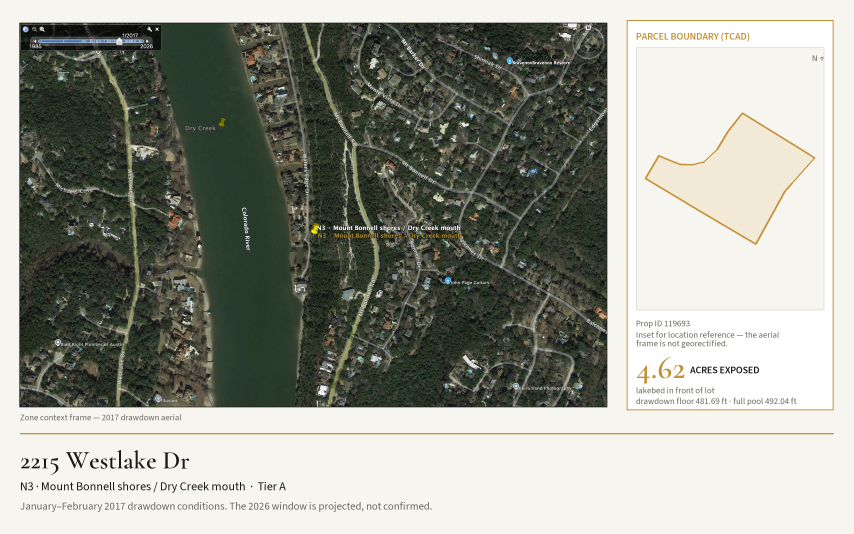
#> input picture 05_Lake_Austin_ShotPack_and_Ops/shot-pack/per-address-proof/PROOF_n03-mount-bonnell-shores_2215-westlake-dr.png, 2560 x 1600 px (shown at 1/3 size)
$ python -i build_timeline_cut.py   (imports and definitions only)
#> lines starting #> are read from the running program, lines starting #| are printed output that depends on the picture
#> further down, picture is the input picture: PIL image 2560x1600 RGB; mean R, G, B 152.7, 154.5, 145.1
"""Shared 9:16 timeline builder — real clips and real stills, straps, xfade, optional bed.

One builder, several cuts. `python3 build_timeline_cut.py lake-coming-down` or
`... bulkhead`. Each cut is a BEATS list at the bottom of this file, nothing else.

What it refuses to do (the rules this folder learned the hard way):
- No generated pixels. Clips are the 2026-08-11 DJI proxies (real Lake Austin,
  see PROVENANCE.md there); stills are Poseidon plates pinned by sha256.
- Proxies are 1280x720 — NEVER upscaled to fill 9:16. Letterboxed over a blurred
  cover of themselves (compose.py "fit" precedent).
- Registry width/height beats the EXIF tag on stills; mismatch fails closed.
- A count word (TWO / BOTH / PAIR) may only ride a C7-eyeballed plate.
- Banned strings fail the build before ffmpeg runs.
- Audio: `-an` silent master always; a bed master only if BED is set, trimmed to
  the picture with a 1.5 s tail fade. Loudness is measured after, not assumed.

Ships `<name>.mp4` (silent), `<name>_<bed>.mp4` (with bed), and a resolve bin
`resolve/<slug>/` with every strap PNG, one QC frame per beat, and PINS.md.
"""
import hashlib
import os
import re
import sqlite3
import subprocess
import sys

from PIL import Image, ImageDraw, ImageEnhance, ImageFilter, ImageFont, ImageOps

HERE = os.path.dirname(os.path.abspath(__file__))
DB = os.path.expanduser("~/Poseidon/visual-library/library.db")
PHOTOS = os.path.expanduser("~/Poseidon/visual-library/photos")
AERIALS = os.path.expanduser("~/ATX-Jobs/06_Drawdown_Sales_Engine/00-source/aerials/2026-08-11-drawdown-scouting")
BOLD = "/System/Library/Fonts/Supplemental/Arial Bold.ttf"
W, H, FPS, XF = 1080, 1920, 30, 0.35
SLOW = 1.6                      # clip playback = 1/SLOW speed (Victoria 2026-09-06)
CREAM, COPPER = (244, 239, 230, 255), (232, 176, 112, 255)
BANNED = re.compile(r"695|CREDITED|ASSESSMENT|NOTHING IS OFFICIAL|EXPLORING|UNOFFICIAL|EXTINCT|\bCY\b", re.I)
COUNT = re.compile(r"\b(TWO|BOTH|PAIR|2)\b")
C7_TWO_MACHINE = {"c6b6853c038a", "fd49bf6ffe3e"}

# [1 line that did not run here, left out]


def clip(n):
    return f"{AERIALS}/2026-08-11_la-rob-roy_drawdown-scouting_drone-wide_{n}.mp4"


# [15 lines left out: function resolve, not called in this run]


def cover(im, w, h):
#> called with w = 1080, h = 1920
    s = max(w / im.width, h / im.height)
#> s = 1.2
    im = im.resize((int(im.width * s) + 1, int(im.height * s) + 1), Image.LANCZOS)
    l, t = (im.width - w) // 2, (im.height - h) // 2
#> l = 996; t = 0
    return im.crop((l, t, l + w, t + h))
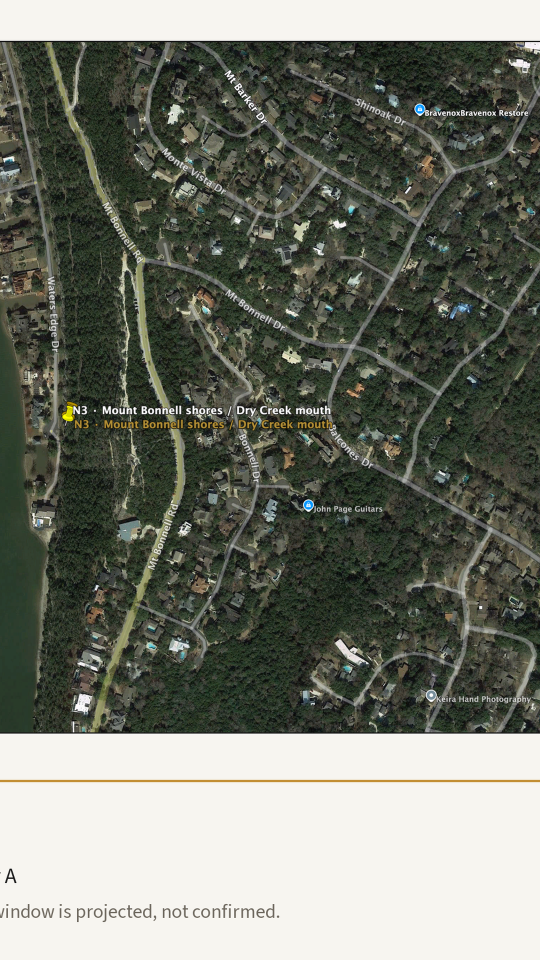
#> returned value: PIL image 1080x1920 RGB (shown at 1/2 size); mean R, G, B 113.6, 116.9, 106.3


def fit_plate(im):
    """Letterbox the full frame over a blurred, darkened cover of itself. No upscale past width."""
    bg = ImageEnhance.Brightness(cover(im, W, H).filter(ImageFilter.GaussianBlur(38))).enhance(0.5)
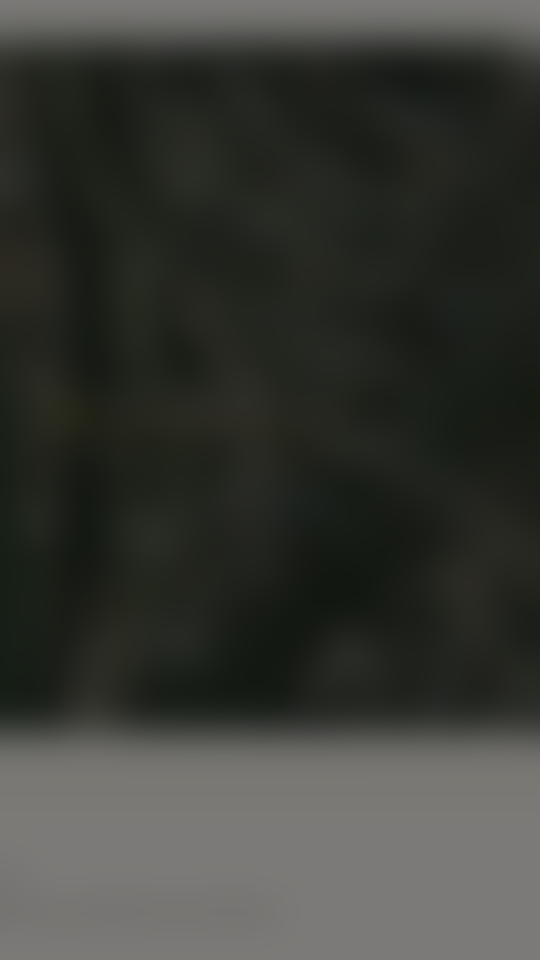
#> bg: PIL image 1080x1920 RGB (shown at 1/2 size); mean R, G, B 56.5, 58.2, 52.9
    s = min(W / im.width, 1.0) if im.width >= W else W / im.width
#> s = 0.422
    fg = im.resize((int(im.width * s), int(im.height * s)), Image.LANCZOS)
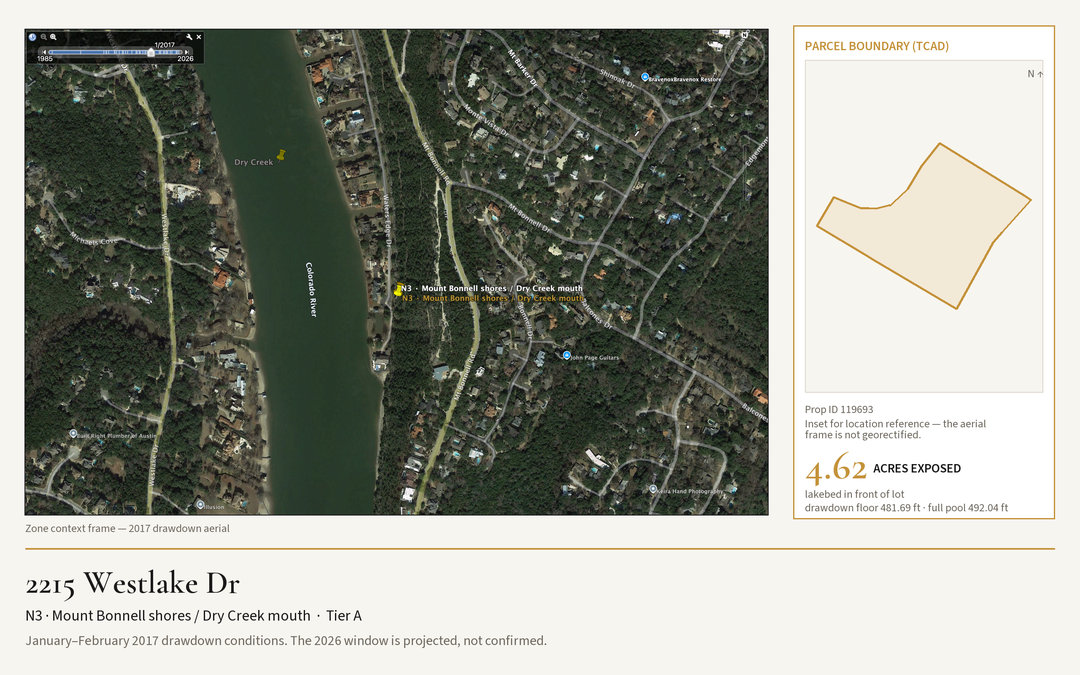
#> fg: PIL image 1080x675 RGB; mean R, G, B 152.6, 154.4, 145
    bg.paste(fg, ((W - fg.width) // 2, int(H * 0.44) - fg.height // 2))
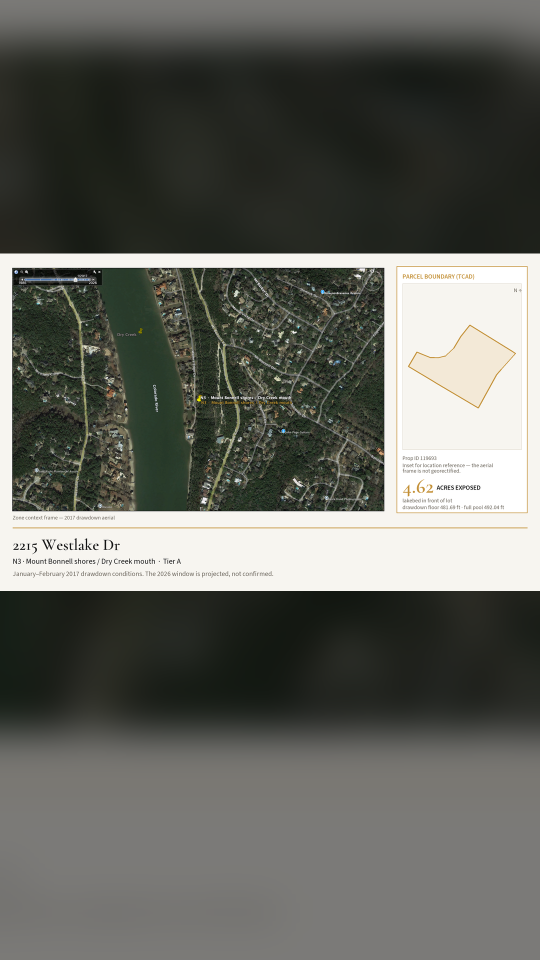
#> bg: PIL image 1080x1920 RGB (shown at 1/2 size); mean R, G, B 99.1, 100.4, 94.2
    return bg


# [132 lines left out: functions strap, build, not called in this run]


CUTS = {
    "lake-coming-down": dict(
        out_name="DRAWDOWN_LakeComingDown_916_STUDIO",
        # Victoria 2026-09-06 (Cut Room Q02): v1. 36.96 s covers the 30 s picture.
        bed=("LakeComingDown_v1", os.path.expanduser(
            "~/drawdown-2026-campaign/06_Media_Build/audio/suno/02_LakeComingDown_v1.mp3")),
        # Victoria 2026-09-06: "this one is just like We Work the Bed now, isn't it?"
        # She was right — both opened on clip 015 and both said SCRAPE/HAUL/COVER.
        # Split the jobs: Work the Bed owns the VERBS, this one owns the CALENDAR.
        # Different opener, no verb beat, and it closes on the window, not the method.
        beats=[
            ("clip", "008", 100.0, 5.6, [("OCT 12.", 110, CREAM), ("THE LAKE STARTS DOWN.", 52, CREAM)]),
            # Victoria 2026-09-06: the recognisable residence (clip 009 t=30) is
            # swapped out. 018 t=8 is a cove edge with a weed mat and no house.
            ("clip", "018", 8.0, 5.6, [("ABOUT 10 FEET.", 84, CREAM), ("A FOOT A DAY · LCRA", 40, COPPER)]),
            ("clip", "014", 15.0, 5.6, [("NOBODY'S SEEN THIS", 62, CREAM), ("SINCE 2017.", 92, CREAM)]),
            # 011 t=40 put a recognisable lakefront house back in frame — the same
            # thing Victoria pulled out of beat 1. 014 t=60 is open creek and weed.
            ("clip", "014", 60.0, 5.6, [("YOU GET SEVEN WEEKS.", 66, CREAM), ("NOV 24 IT STARTS REFILLING", 34, COPPER)]),
            # C4 in the claim ledger is hedged at source and the hedge is mandatory.
            ("clip", "021", 10.0, 5.6, [("THE NEXT WINDOW", 70, CREAM), ("MAY BE EIGHT TO TEN", 56, CREAM), ("YEARS AWAY.", 70, CREAM)]),
            ("card", "008", 100.0, 3.75, [("BOOK THE WINDOW.", 76, CREAM), ("TEXT TRUXOR", 62, COPPER), ("254-780-6971", 62, COPPER)]),
        ]),
    # Victoria + Nate, sit-down 2026-09-06: "the bulkhead video is great — copy and
    # photos telling a story. Leverage that framework against the first video."
    # Same four real plates as the method cut, re-strapped: hook → the machines →
    # the job → the promise. Two amphibious machines said out loud (C7 plate).
    "method-v2": dict(
        out_name="DRAWDOWN_Method_916_STUDIO_v2",
        bed=("MudWindow_v2", os.path.expanduser(
            "~/drawdown-2026-campaign/06_Media_Build/audio/suno/01_MudWindow_v2.mp3")),
        beats=[
            ("still", "870b907f2401", 0, 4.35, [("SEE THAT?", 92, CREAM), ("THAT'S UNDER YOUR DOCK.", 62, CREAM), ("HYDRILLA · LAKE AUSTIN", 32, COPPER)]),
            ("still", "c6b6853c038a", 0, 4.35, [("TWO AMPHIBIOUS MACHINES.", 66, CREAM), ("BUILT TO CUT IT.", 84, CREAM), ("THEY WORK WHERE TRUCKS CAN'T", 32, COPPER)]),
            ("still", "83f97f1642cd", 0, 4.35, [("SCRAPE IT.", 84, CREAM), ("HAUL IT OFF YOUR LOT.", 62, CREAM), ("MUCK · HYDRILLA · DEBRIS — GONE", 32, COPPER)]),
            ("still", "247ed525d59d", 0, 3.0, [("COVER IT.", 84, CREAM), ("IT DOESN'T GROW BACK THROUGH.", 50, CREAM), ("TEXT TRUXOR · 254-780-6971", 36, COPPER)]),
        ]),
    # Victoria 2026-09-06 sit-down: singer = Country take A, "starting at 28 seconds".
    # Music-led reel: the song carries it, straps stay short and match the lyric.
    "work-the-bed": dict(
        out_name="DRAWDOWN_WorkTheBed_916_STUDIO",
        bed=("CountryA_from28s", os.path.expanduser(
            "~/drawdown-2026-campaign/06_Media_Build/audio/suno/03_WorkTheBed_COUNTRY_v1.mp3"), 28.0),
        beats=[
            ("clip", "015", 3.0, 5.6, [("LAKE AUSTIN", 96, CREAM), ("IS HOME.", 96, CREAM)]),
            ("still", "c6b6853c038a", 0, 5.6, [("TWO AMPHIBIOUS", 78, CREAM), ("MACHINES.", 96, CREAM)]),
            ("still", "ad415a4dd4ce", 0, 5.6, [("SCRAPE IT.", 110, CREAM)]),
            ("still", "c30cdc0fe978", 0, 5.6, [("HAUL IT.", 110, CREAM)]),
            ("still", "247ed525d59d", 0, 5.6, [("COVER IT.", 110, CREAM)]),
            ("card", "015", 5.0, 3.75, [("WE WORK THE BED.", 76, CREAM), ("TEXT TRUXOR", 60, COPPER), ("254-780-6971", 60, COPPER)]),
        ]),
    "bulkhead": dict(
        out_name="DRAWDOWN_Bulkhead_916_STUDIO",
        bed=None,
        beats=[
            ("still", "4f8cf6f78230", 0, 4.35, [("WHAT THE WATER", 84, CREAM), ("HIDES.", 84, CREAM), ("LAKE AUSTIN · LOW WATER", 32, COPPER)]),
            ("still", "f2d734030d78", 0, 4.35, [("YOUR WALL.", 84, CREAM), ("YOUR FOOTINGS.", 84, CREAM), ("YOU'LL SEE THEM OCT 12", 32, COPPER)]),
            ("still", "7b73d148d588", 0, 4.35, [("FIXED ON", 84, CREAM), ("DRY GROUND.", 84, CREAM), ("WHILE THE LAKE IS DOWN", 32, COPPER)]),
            ("card", "015", 5.0, 3.0, [("TEXT TRUXOR", 84, CREAM), ("254-780-6971", 72, COPPER)]),
        ]),
}

# [4 lines not run here, left out]

>>> from PIL import Image
>>> picture = Image.open('../05_Lake_Austin_ShotPack_and_Ops/shot-pack/per-address-proof/PROOF_n03-mount-bonnell-shores_2215-westlake-dr.png')
>>> result = fit_plate(picture)
